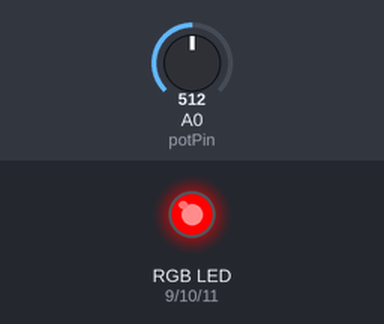
This sketch was run on a simulated Arduino Uno, built with avr-gcc and run on an emulated ATmega328P. Parts: an RGB LED mixed from three pins (HIGH = lit). The inputs (shaded band) are chosen by the test bench; at power-on: A0 (potPin) = 512.

Above: at 1.2 s.
1.3 s: A0 (potPin) set to 689
2.8 s: A0 (potPin) set to 710
At 3.8 s:
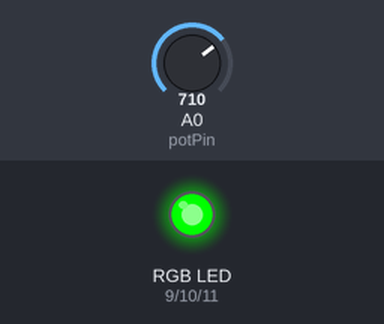
4.3 s: A0 (potPin) set to 893
5.8 s: A0 (potPin) set to 907
At 6.2 s:
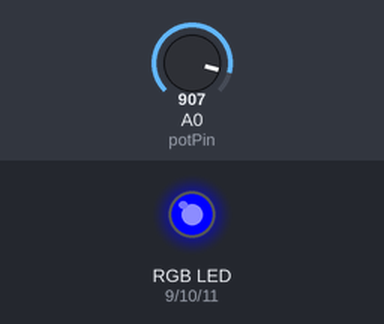
7.3 s: A0 (potPin) set to 190
At 8.5 s:
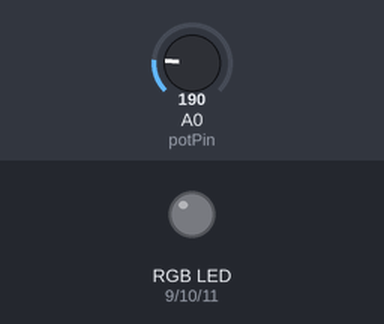
8.8 s: A0 (potPin) set to 218
At 9.8 s:
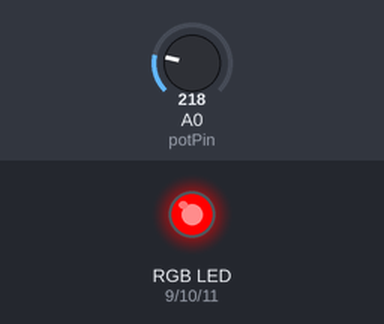
Timing chart, 0 to 11.3 s (numbered marks = the images above; inputs shaded):
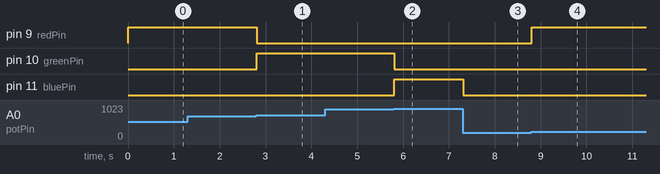

Measured:
- the behaviour switches between 699 and 700 on A0 (potPin) (found by bisection; images 0 and 1)
- the behaviour switches between 899 and 900 on A0 (potPin) (found by bisection; images 1 and 2)
- the behaviour switches between 199 and 200 on A0 (potPin) (found by bisection; images 3 and 4)
- after the input at 1.3 s, every drawn part: stays the same
- after the input at 2.8 s, pin 9 (redPin): HIGH → LOW at once; pin 10 (greenPin): LOW → HIGH at once
- after the input at 4.3 s, every drawn part: stays the same
- after the input at 5.8 s, pin 10 (greenPin): HIGH → LOW at once; pin 11 (bluePin): LOW → HIGH at once
- after the input at 7.3 s, pin 11 (bluePin): HIGH → LOW at once
- after the input at 8.8 s, pin 9 (redPin): LOW → HIGH at once

The sketch:

code.ino
```cpp
// C++ code
//
// Pin connections
int potPin = A0;         // Potentiometer middle pin to A0
int redPin = 9;          // Red LED pin
int greenPin = 10;       // Green LED pin
int bluePin = 11;        // Blue LED pin

void setup() {
  // Set RGB pins as OUTPUT
  pinMode(redPin, OUTPUT);
  pinMode(greenPin, OUTPUT);
  pinMode(bluePin, OUTPUT);
}

void loop() {
  int potVal = analogRead(potPin); // Read value from potentiometer (0 to 1023)

  if (potVal < 200) {
    // Very low value → LED OFF
    analogWrite(redPin, 0);
    analogWrite(greenPin, 0);
    analogWrite(bluePin, 0);
  }
  else if (potVal >= 200 && potVal < 700) {
    // Medium value → RED ON
    analogWrite(redPin, 255);
    analogWrite(greenPin, 0);
    analogWrite(bluePin, 0);
  }
  else if (potVal >= 700 && potVal < 900) {
    // High value → GREEN ON
    analogWrite(redPin, 0);
    analogWrite(greenPin, 255);
    analogWrite(bluePin, 0);
  }
  else {
    // Very high value → BLUE ON
    analogWrite(redPin, 0);
    analogWrite(greenPin, 0);
    analogWrite(bluePin, 255);
  }

  delay(100); // Small delay for stability
}
```
